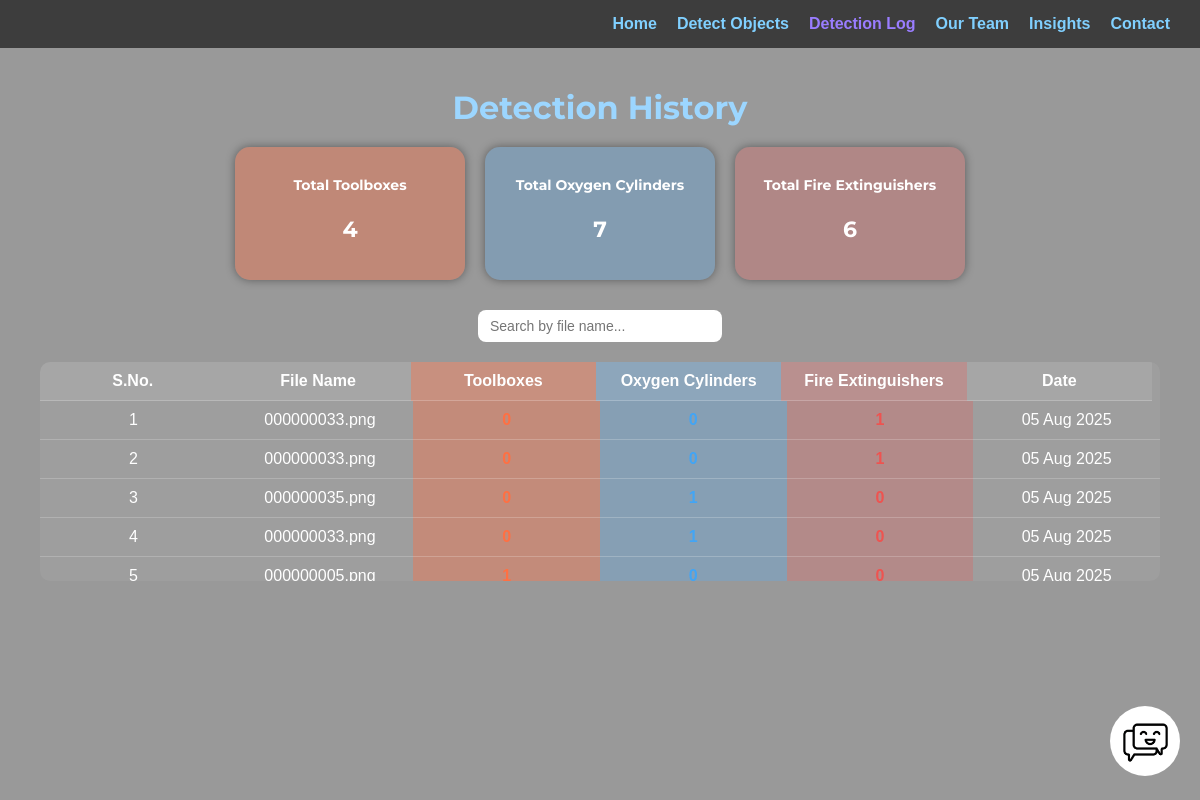
Before: /history with the older database file.
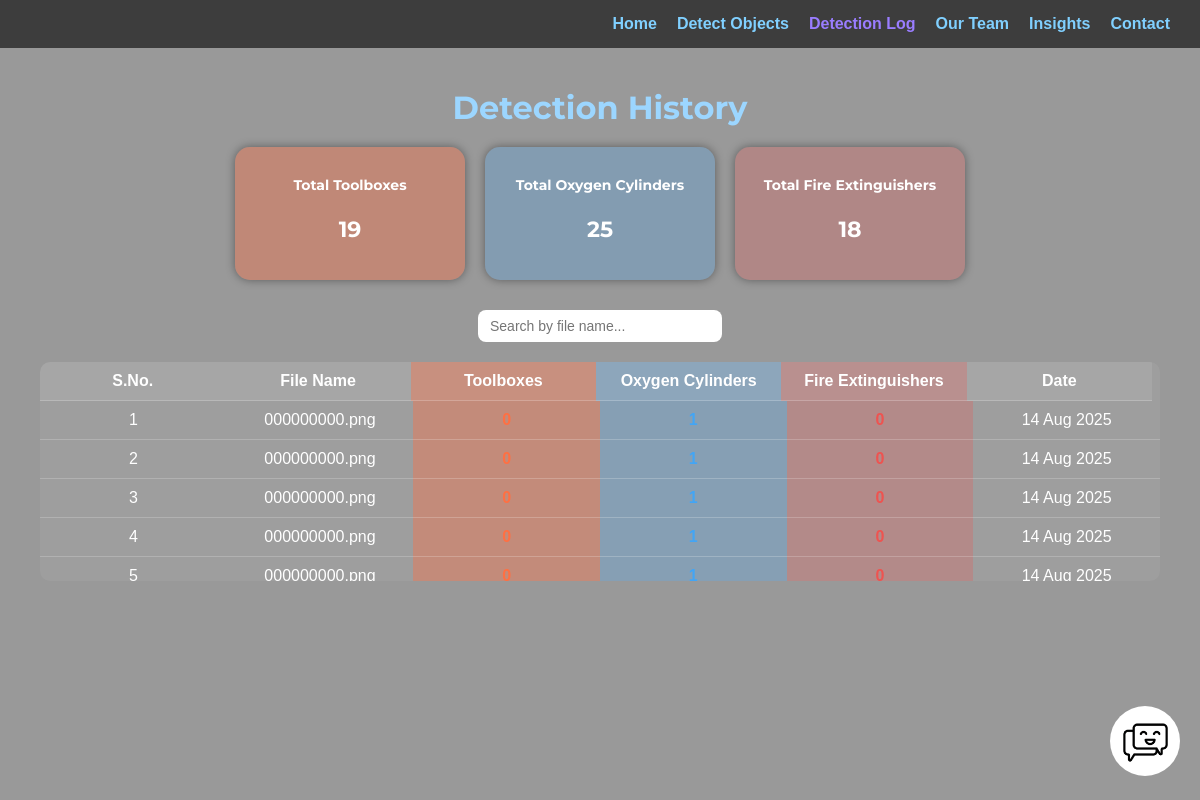
After: the same page with the newer database file.
### tables this page shows
CREATE TABLE history (
                        id INTEGER PRIMARY KEY AUTOINCREMENT,
                        filename TEXT,
                        toolbox INTEGER,
                        oxygen INTEGER,
                        fire INTEGER,
                        date TEXT
                    );

### app.py (the view)
@app.route('/history')
def history():
    conn = sqlite3.connect(DB_PATH)
    cursor = conn.cursor()
    cursor.execute("SELECT * FROM history ORDER BY id DESC")
    rows = cursor.fetchall()
    cursor.execute("SELECT SUM(toolbox), SUM(oxygen), SUM(fire) FROM history")
    totals = cursor.fetchone() or (0, 0, 0)
    conn.close()
    return render_template('history.html', rows=rows, totals=totals)

### templates/history.html (shortened to what this page needs)
<!DOCTYPE html>
<html lang="en">
<head>
  <link rel="stylesheet" href="{{ url_for('static', filename='css/history.css') }}">
</head>
<body>
  <a href="{{ url_for('chatbot') }}" class="chatbot-icon">
    <img src="{{ url_for('static', filename='images/ChatGPT Image Aug 3, 2025, 02_14_38 PM.png') }}" alt="Chatbot Icon">
  </a>
  <div class="nav-links">
    <a href="{{ url_for('home') }}">Home</a>
    <a href="{{ url_for('predict') }}">Detect Objects</a>
    <a class="active" href="{{ url_for('history') }}">Detection Log</a>
    <a href="{{ url_for('team') }}">Our Team</a>
    <a href="{{ url_for('insights') }}">Insights</a>
    <a href="{{ url_for('contact') }}">Contact</a>
  </div>
  <div class="history-container">
    <h1>Detection History</h1>
    <div class="stats-cards">
      <div class="stat-card toolbox">
        <h3>Total Toolboxes</h3>
        <p id="total-toolbox">{{ totals[0] or 0 }}</p>
      </div>
      <div class="stat-card oxygen">
        <h3>Total Oxygen Cylinders</h3>
        <p id="total-oxygen">{{ totals[1] or 0 }}</p>
      </div>
      <div class="stat-card fire">
        <h3>Total Fire Extinguishers</h3>
        <p id="total-fire">{{ totals[2] or 0 }}</p>
      </div>
    </div>
    <div class="filter-box">
      <input type="text" placeholder="Search by file name..." id="searchInput" onkeyup="filterTable()" />
    </div>
    <table class="history-table" id="historyTable">
      <thead>
        <tr>
          <th>S.No.</th>
          <th>File Name</th>
          <th class="toolbox">Toolboxes</th>
          <th class="oxygen">Oxygen Cylinders</th>
          <th class="fire">Fire Extinguishers</th>
          <th>Date</th>
        </tr>
      </thead>
      <tbody>
        {% for row in rows %}
        <tr>
          <td>{{ loop.index }}</td>
          <td>{{ row[1] }}</td>
          <td class="toolbox">{{ row[2] }}</td>
          <td class="oxygen">{{ row[3] }}</td>
          <td class="fire">{{ row[4] }}</td>
          <td>{{ row[5] }}</td>
        </tr>
        {% endfor %}
      </tbody>
    </table>
  </div>
</body>
</html>

### static/css/history.css (style rules this page uses)
body { margin: 0; font-family: 'Poppins', sans-serif; background: url('../images/pexels-krisof-1252890.jpg') no-repeat center center/cover; color: white; text-align: center; height: 100vh; background-size: cover; }
body::before { content: ""; position: absolute; top: 0; left: 0; width: 100%; height: 100%; background-color: rgba(0, 0, 0, 0.4); z-index: -1; }
.nav-links { display: flex; justify-content: flex-end; background: rgba(0,0,0,0.6); padding: 15px 30px; }
.nav-links a { margin-left: 20px; text-decoration: none; color: #80d0ff; font-weight: bold; }
.nav-links a.active { color: #9a7dff; }
.history-container { margin: 40px; text-align: center; }
.history-container h1 { font-family: 'Montserrat', sans-serif; font-size: 2rem; margin-bottom: 20px; color: #9cd6ff; }
.stats-cards { display: flex; justify-content: center; gap: 20px; margin-bottom: 30px; }
.stat-card { flex: 1; max-width: 200px; background: rgba(43, 37, 37, 0); border-radius: 15px; padding: 15px; font-family: 'Montserrat', sans-serif; box-shadow: 0 0 10px rgba(0,0,0,0.4); }
.stat-card h3 { font-size: 14px; margin-bottom: 10px; }
.stat-card p { font-size: 22px; font-weight: bold; }
.toolbox { background: rgba(255, 111, 67, 0.384); }
.oxygen { background: rgba(66, 164, 245, 0.253); }
.fire { background: rgba(239, 83, 80, 0.26); }
.filter-box { margin-bottom: 20px; }
.filter-box input { padding: 8px 12px; width: 220px; border-radius: 8px; border: none; outline: none; font-size: 14px; }
.history-table { width: 100%; border-collapse: collapse; background: rgba(255,255,255,0.05); border-radius: 10px; overflow: hidden; }
.history-table thead, .history-table tbody tr { display: table; width: 100%; table-layout: fixed; }
.history-table thead { background: rgba(255,255,255,0.08); width: calc(100% - 0.5em); }
.history-table tbody { display: block; max-height: 180px; overflow-y: auto; }
.history-table th, .history-table td { padding: 10px; border-bottom: 1px solid rgba(255,255,255,0.2); }
.history-table td.toolbox { color: #ff7043; font-weight: bold; }
.history-table td.oxygen { color: #42a5f5; font-weight: bold; }
.history-table td.fire { color: #ef5350; font-weight: bold; }
.chatbot-icon { position: fixed; bottom: 20px; right: 20px; width: 70px; height: auto; cursor: pointer; z-index: 1000; }
.chatbot-icon img { width: 70px; height: auto; background: white; border-radius: 50%; }

Changed rows visible on the page:
no longer on this page (row unchanged): history: filename "000000033.png", fire "1", date "05 Aug 2025"
no longer on this page (row unchanged): history: filename "000000033.png", fire "1", date "05 Aug 2025"
no longer on this page (row unchanged): history: filename "000000035.png", fire "0", date "05 Aug 2025"
no longer on this page (row unchanged): history: filename "000000033.png", fire "0", date "05 Aug 2025"
no longer on this page (row unchanged): history: filename "000000005.png", fire "0", date "05 Aug 2025"
added history: filename "000000000.png", fire "0", date "14 Aug 2025"
added history: filename "000000000.png", fire "0", date "14 Aug 2025"
added history: filename "000000000.png", fire "0", date "14 Aug 2025"
added history: filename "000000000.png", fire "0", date "14 Aug 2025"
added history: filename "000000000.png", fire "0", date "14 Aug 2025"
Other visible differences:
{{ totals[0] or 0 }}: "4" → "19"
{{ totals[1] or 0 }}: "7" → "25"
{{ totals[2] or 0 }}: "6" → "18"
